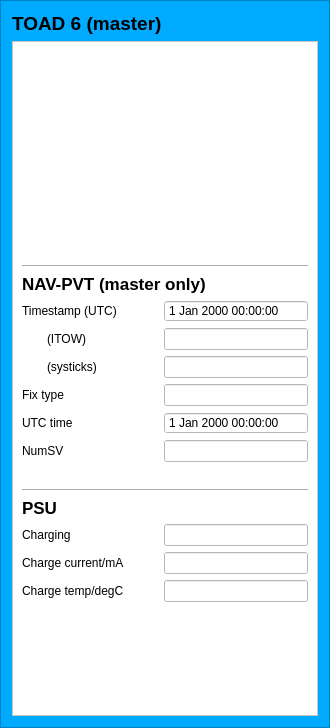
<?xml version="1.0" encoding="UTF-8"?>
<ui version="4.0">
 <class>toad_frame_master</class>
 <widget class="QFrame" name="toad_frame_master">
  <property name="geometry">
   <rect>
    <x>0</x>
    <y>0</y>
    <width>330</width>
    <height>728</height>
   </rect>
  </property>
  <property name="minimumSize">
   <size>
    <width>330</width>
    <height>625</height>
   </size>
  </property>
  <property name="windowTitle">
   <string>toad_frame_master_window</string>
  </property>
  <property name="autoFillBackground">
   <bool>false</bool>
  </property>
  <property name="styleSheet">
   <string notr="true">background-color: rgb(0, 170, 255);</string>
  </property>
  <property name="frameShape">
   <enum>QFrame::StyledPanel</enum>
  </property>
  <property name="frameShadow">
   <enum>QFrame::Raised</enum>
  </property>
  <layout class="QVBoxLayout" name="verticalLayout">
   <item>
    <widget class="QLabel" name="label_toad_id">
     <property name="font">
      <font>
       <pointsize>14</pointsize>
       <weight>75</weight>
       <bold>true</bold>
      </font>
     </property>
     <property name="text">
      <string>TOAD 6 (master)</string>
     </property>
    </widget>
   </item>
   <item>
    <widget class="QScrollArea" name="scrollArea">
     <property name="styleSheet">
      <string notr="true">background-color: rgb(255, 255, 255);</string>
     </property>
     <property name="widgetResizable">
      <bool>true</bool>
     </property>
     <widget class="QWidget" name="scrollAreaWidgetContents">
      <property name="geometry">
       <rect>
        <x>0</x>
        <y>0</y>
        <width>308</width>
        <height>678</height>
       </rect>
      </property>
      <layout class="QVBoxLayout" name="verticalLayout_2">
       <item>
        <widget class="toad_frame" name="frame"/>
       </item>
       <item>
        <widget class="Line" name="line_3">
         <property name="orientation">
          <enum>Qt::Horizontal</enum>
         </property>
        </widget>
       </item>
       <item>
        <layout class="QFormLayout" name="formLayout_2">
         <property name="fieldGrowthPolicy">
          <enum>QFormLayout::AllNonFixedFieldsGrow</enum>
         </property>
         <item row="0" column="0" colspan="2">
          <widget class="QLabel" name="nav_pvt_title">
           <property name="font">
            <font>
             <pointsize>13</pointsize>
             <weight>75</weight>
             <bold>true</bold>
            </font>
           </property>
           <property name="text">
            <string>NAV-PVT (master only)</string>
           </property>
          </widget>
         </item>
         <item row="1" column="0">
          <widget class="QLabel" name="timestampLabel">
           <property name="minimumSize">
            <size>
             <width>136</width>
             <height>0</height>
            </size>
           </property>
           <property name="text">
            <string>Timestamp (UTC)</string>
           </property>
          </widget>
         </item>
         <item row="2" column="0">
          <widget class="QLabel" name="iTOWLabel">
           <property name="text">
            <string>(ITOW)</string>
           </property>
           <property name="indent">
            <number>25</number>
           </property>
          </widget>
         </item>
         <item row="2" column="1">
          <widget class="QLineEdit" name="iTOWLineEdit">
           <property name="maximumSize">
            <size>
             <width>500</width>
             <height>16777215</height>
            </size>
           </property>
           <property name="readOnly">
            <bool>true</bool>
           </property>
          </widget>
         </item>
         <item row="3" column="0">
          <widget class="QLabel" name="systicksLabel">
           <property name="text">
            <string>(systicks)</string>
           </property>
           <property name="indent">
            <number>25</number>
           </property>
          </widget>
         </item>
         <item row="3" column="1">
          <widget class="QLineEdit" name="systicksLineEdit">
           <property name="maximumSize">
            <size>
             <width>500</width>
             <height>16777215</height>
            </size>
           </property>
           <property name="readOnly">
            <bool>true</bool>
           </property>
          </widget>
         </item>
         <item row="4" column="0">
          <widget class="QLabel" name="fixTypeLabel">
           <property name="text">
            <string>Fix type</string>
           </property>
          </widget>
         </item>
         <item row="4" column="1">
          <widget class="QLineEdit" name="fixTypeLineEdit">
           <property name="maximumSize">
            <size>
             <width>500</width>
             <height>16777215</height>
            </size>
           </property>
           <property name="readOnly">
            <bool>true</bool>
           </property>
          </widget>
         </item>
         <item row="5" column="0">
          <widget class="QLabel" name="timeLabel">
           <property name="text">
            <string>UTC time</string>
           </property>
          </widget>
         </item>
         <item row="5" column="1">
          <widget class="QDateTimeEdit" name="timeDateTimeEdit">
           <property name="maximumSize">
            <size>
             <width>500</width>
             <height>16777215</height>
            </size>
           </property>
           <property name="readOnly">
            <bool>true</bool>
           </property>
           <property name="buttonSymbols">
            <enum>QAbstractSpinBox::NoButtons</enum>
           </property>
           <property name="timeSpec">
            <enum>Qt::UTC</enum>
           </property>
          </widget>
         </item>
         <item row="6" column="0">
          <widget class="QLabel" name="numSvLabel">
           <property name="text">
            <string>NumSV</string>
           </property>
          </widget>
         </item>
         <item row="6" column="1">
          <widget class="QLineEdit" name="numSvLineEdit">
           <property name="maximumSize">
            <size>
             <width>500</width>
             <height>16777215</height>
            </size>
           </property>
           <property name="readOnly">
            <bool>true</bool>
           </property>
          </widget>
         </item>
         <item row="1" column="1">
          <widget class="QDateTimeEdit" name="dateTimeEdit">
           <property name="maximumSize">
            <size>
             <width>500</width>
             <height>16777215</height>
            </size>
           </property>
           <property name="readOnly">
            <bool>true</bool>
           </property>
           <property name="buttonSymbols">
            <enum>QAbstractSpinBox::NoButtons</enum>
           </property>
           <property name="timeSpec">
            <enum>Qt::UTC</enum>
           </property>
          </widget>
         </item>
        </layout>
       </item>
       <item>
        <widget class="Line" name="line_4">
         <property name="orientation">
          <enum>Qt::Horizontal</enum>
         </property>
        </widget>
       </item>
       <item>
        <layout class="QFormLayout" name="formLayout_6">
         <item row="1" column="0">
          <widget class="QLabel" name="chargingLabel">
           <property name="minimumSize">
            <size>
             <width>136</width>
             <height>0</height>
            </size>
           </property>
           <property name="text">
            <string>Charging</string>
           </property>
          </widget>
         </item>
         <item row="1" column="1">
          <widget class="QLineEdit" name="chargingLineEdit">
           <property name="maximumSize">
            <size>
             <width>500</width>
             <height>16777215</height>
            </size>
           </property>
           <property name="readOnly">
            <bool>true</bool>
           </property>
          </widget>
         </item>
         <item row="2" column="0">
          <widget class="QLabel" name="chargeCurrentLabel">
           <property name="text">
            <string>Charge current/mA</string>
           </property>
          </widget>
         </item>
         <item row="2" column="1">
          <widget class="QLineEdit" name="chargeCurrentLineEdit">
           <property name="maximumSize">
            <size>
             <width>500</width>
             <height>16777215</height>
            </size>
           </property>
           <property name="inputMethodHints">
            <set>Qt::ImhDigitsOnly</set>
           </property>
           <property name="readOnly">
            <bool>true</bool>
           </property>
          </widget>
         </item>
         <item row="3" column="0">
          <widget class="QLabel" name="chargeTempDegCLabel">
           <property name="text">
            <string>Charge temp/degC</string>
           </property>
          </widget>
         </item>
         <item row="3" column="1">
          <widget class="QLineEdit" name="chargeTempDegCLineEdit">
           <property name="maximumSize">
            <size>
             <width>500</width>
             <height>16777215</height>
            </size>
           </property>
           <property name="dragEnabled">
            <bool>false</bool>
           </property>
           <property name="readOnly">
            <bool>true</bool>
           </property>
          </widget>
         </item>
         <item row="0" column="0" colspan="2">
          <widget class="QLabel" name="psu_title_label">
           <property name="font">
            <font>
             <pointsize>13</pointsize>
             <weight>75</weight>
             <bold>true</bold>
            </font>
           </property>
           <property name="text">
            <string>PSU</string>
           </property>
          </widget>
         </item>
        </layout>
       </item>
      </layout>
     </widget>
    </widget>
   </item>
  </layout>
 </widget>
 <customwidgets>
  <customwidget>
   <class>toad_frame</class>
   <extends>QFrame</extends>
   <header>toad_frame</header>
   <container>1</container>
  </customwidget>
 </customwidgets>
 <resources/>
 <connections/>
</ui>
